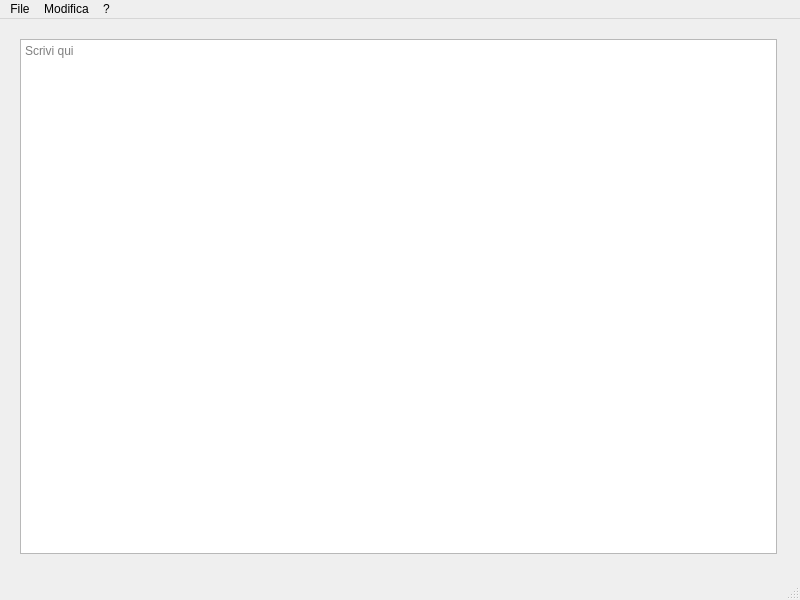
<?xml version="1.0" encoding="UTF-8"?>
<ui version="4.0">
 <class>MainWindow</class>
 <widget class="QMainWindow" name="MainWindow">
  <property name="geometry">
   <rect>
    <x>0</x>
    <y>0</y>
    <width>800</width>
    <height>600</height>
   </rect>
  </property>
  <property name="windowTitle">
   <string>MainWindow</string>
  </property>
  <widget class="QWidget" name="centralwidget">
   <widget class="QTextEdit" name="txt1">
    <property name="geometry">
     <rect>
      <x>20</x>
      <y>20</y>
      <width>757</width>
      <height>515</height>
     </rect>
    </property>
    <property name="sizePolicy">
     <sizepolicy hsizetype="Expanding" vsizetype="Expanding">
      <horstretch>3</horstretch>
      <verstretch>3</verstretch>
     </sizepolicy>
    </property>
    <property name="minimumSize">
     <size>
      <width>700</width>
      <height>500</height>
     </size>
    </property>
    <property name="maximumSize">
     <size>
      <width>1920</width>
      <height>1080</height>
     </size>
    </property>
    <property name="sizeIncrement">
     <size>
      <width>2</width>
      <height>2</height>
     </size>
    </property>
    <property name="baseSize">
     <size>
      <width>700</width>
      <height>500</height>
     </size>
    </property>
    <property name="tabletTracking">
     <bool>true</bool>
    </property>
    <property name="tabStopDistance">
     <double>79.000000000000000</double>
    </property>
    <property name="placeholderText">
     <string>Scrivi qui</string>
    </property>
   </widget>
  </widget>
  <widget class="QMenuBar" name="menubar">
   <property name="geometry">
    <rect>
     <x>0</x>
     <y>0</y>
     <width>800</width>
     <height>25</height>
    </rect>
   </property>
   <widget class="QMenu" name="menuFile">
    <property name="title">
     <string>File</string>
    </property>
    <addaction name="actionSalva"/>
    <addaction name="actionApri"/>
   </widget>
   <widget class="QMenu" name="menuModifica">
    <property name="title">
     <string>Modifica</string>
    </property>
    <widget class="QMenu" name="menuFormattazione">
     <property name="title">
      <string>Formattazione</string>
     </property>
     <addaction name="actionGrassetto"/>
     <addaction name="actionCorsivo"/>
    </widget>
    <widget class="QMenu" name="menuColore">
     <property name="title">
      <string>Colore</string>
     </property>
     <addaction name="actionRosso"/>
     <addaction name="actionBlu"/>
     <addaction name="actionVerde"/>
     <addaction name="actionGiallo"/>
     <addaction name="actionnero"/>
     <addaction name="actionBianco"/>
     <addaction name="actionPersonalizzato"/>
    </widget>
    <addaction name="menuFormattazione"/>
    <addaction name="menuColore"/>
   </widget>
   <widget class="QMenu" name="menu">
    <property name="title">
     <string>?</string>
    </property>
    <addaction name="actioninfo"/>
    <addaction name="separator"/>
    <addaction name="actionEsci"/>
   </widget>
   <addaction name="menuFile"/>
   <addaction name="menuModifica"/>
   <addaction name="menu"/>
  </widget>
  <widget class="QStatusBar" name="statusbar"/>
  <action name="actioninfo">
   <property name="text">
    <string>info</string>
   </property>
  </action>
  <action name="actionEsci">
   <property name="text">
    <string>Esci</string>
   </property>
   <property name="shortcut">
    <string>Ctrl+Q</string>
   </property>
  </action>
  <action name="actionSalva">
   <property name="text">
    <string>Salva</string>
   </property>
   <property name="shortcut">
    <string>Ctrl+S</string>
   </property>
  </action>
  <action name="actionApri">
   <property name="text">
    <string>Apri</string>
   </property>
   <property name="shortcut">
    <string>Ctrl+O</string>
   </property>
  </action>
  <action name="actionGrassetto">
   <property name="checkable">
    <bool>true</bool>
   </property>
   <property name="text">
    <string>Grassetto</string>
   </property>
  </action>
  <action name="actionCorsivo">
   <property name="checkable">
    <bool>true</bool>
   </property>
   <property name="text">
    <string>Corsivo</string>
   </property>
  </action>
  <action name="actionRosso">
   <property name="checkable">
    <bool>true</bool>
   </property>
   <property name="text">
    <string>Rosso</string>
   </property>
  </action>
  <action name="actionBlu">
   <property name="checkable">
    <bool>true</bool>
   </property>
   <property name="text">
    <string>Blu</string>
   </property>
  </action>
  <action name="actionVerde">
   <property name="checkable">
    <bool>true</bool>
   </property>
   <property name="text">
    <string>Verde</string>
   </property>
  </action>
  <action name="actionGiallo">
   <property name="checkable">
    <bool>true</bool>
   </property>
   <property name="text">
    <string>Giallo</string>
   </property>
  </action>
  <action name="actionnero">
   <property name="checkable">
    <bool>true</bool>
   </property>
   <property name="text">
    <string>Nero</string>
   </property>
  </action>
  <action name="actionBianco">
   <property name="checkable">
    <bool>true</bool>
   </property>
   <property name="text">
    <string>Bianco</string>
   </property>
  </action>
  <action name="actionPersonalizzato">
   <property name="text">
    <string>Personalizzato</string>
   </property>
  </action>
 </widget>
 <resources/>
 <connections/>
</ui>
